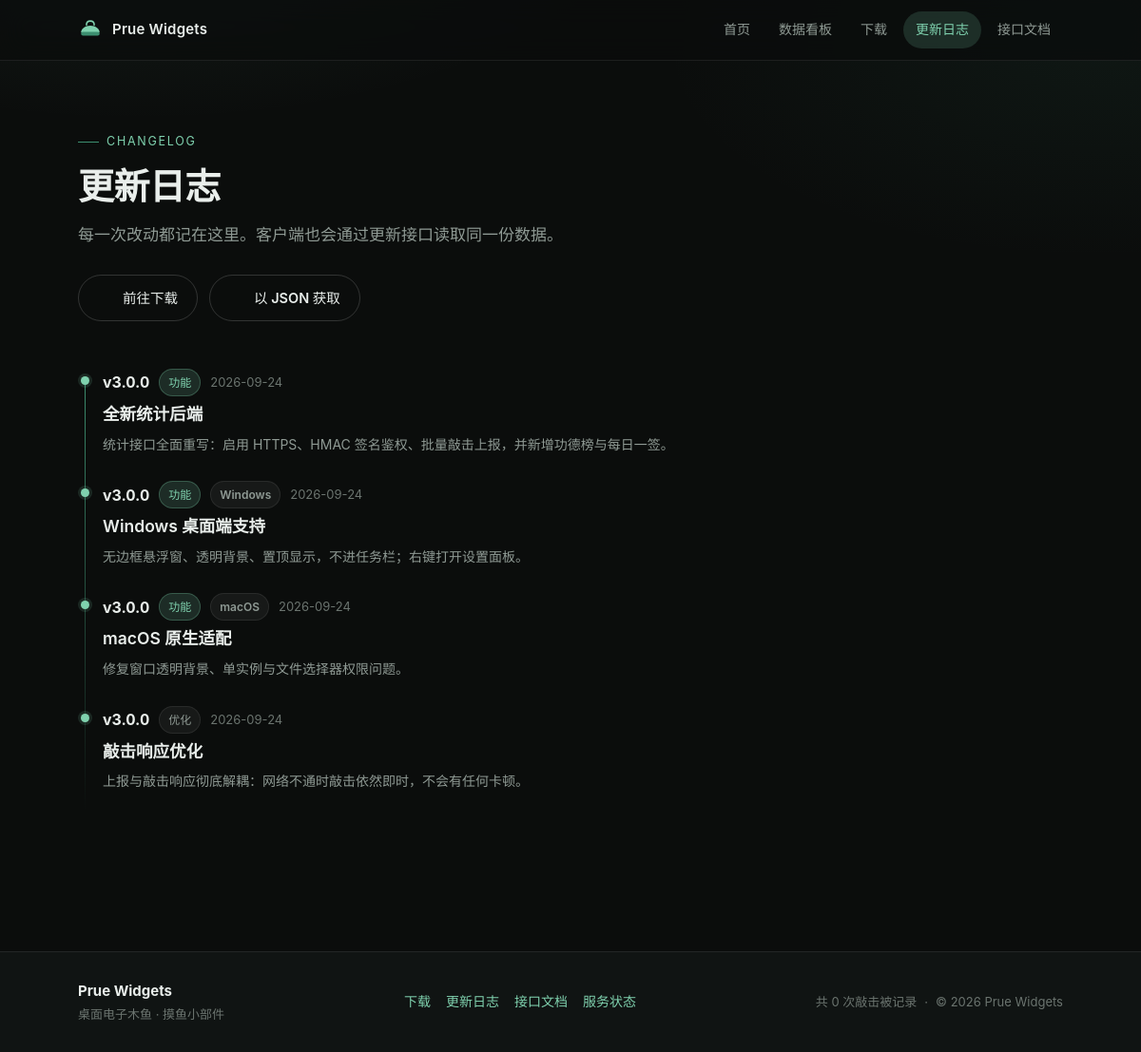
Screenshot of /changelog.php with the database file from the repository.
### tables this page shows
CREATE TABLE IF NOT EXISTS `changelog_entries` (
  `id` INT UNSIGNED NOT NULL AUTO_INCREMENT,
  `app_id` INT UNSIGNED NOT NULL DEFAULT 0 COMMENT '0=全局',
  `release_id` INT UNSIGNED NULL,
  `version` VARCHAR(24) NOT NULL DEFAULT '',
  `platform` VARCHAR(16) NOT NULL DEFAULT 'all',
  `channel` VARCHAR(16) NOT NULL DEFAULT 'release',
  `kind` VARCHAR(12) NOT NULL DEFAULT 'feature' COMMENT 'feature/fix/improve/notice/breaking',
  `title` VARCHAR(128) NOT NULL DEFAULT '',
  `body` TEXT,
  `released_at` DATE NOT NULL,
  `published` TINYINT NOT NULL DEFAULT 1,
  `sort_weight` INT NOT NULL DEFAULT 0,
  `created_at` DATETIME NOT NULL,
  PRIMARY KEY (`id`),
  KEY `idx_date` (`released_at`),
  KEY `idx_pub` (`published`,`released_at`)
);

### app/core/Db.php (called while the page is built, shortened)
<?php
final class Db
{
    private static $pdo = null;
    public static function pdo(): PDO
    {
        if (self::$pdo instanceof PDO) {
            return self::$pdo;
        }
        $c = cfg('db');
        $dsn = sprintf(
            'mysql:host=%s;port=%d;dbname=%s;charset=%s',
            $c['host'],
            (int) $c['port'],
            $c['name'],
            $c['charset'] ?? 'utf8mb4'
        );
        try {
            self::$pdo = new PDO($dsn, $c['user'], $c['pass'], [
                PDO::ATTR_ERRMODE            => PDO::ERRMODE_EXCEPTION,
                PDO::ATTR_DEFAULT_FETCH_MODE => PDO::FETCH_ASSOC,
                PDO::ATTR_EMULATE_PREPARES   => false,
                PDO::ATTR_STRINGIFY_FETCHES  => false,
                PDO::ATTR_TIMEOUT            => 3,
            ]);
            self::$pdo->exec("SET SESSION sql_mode='STRICT_TRANS_TABLES,NO_ENGINE_SUBSTITUTION'");
        } catch (PDOException $e) {
            self::$error = $e->getMessage();
            error_log('[wid] db connect failed: ' . $e->getMessage());
            throw new RuntimeException('数据库连接失败', 0, $e);
        }
        return self::$pdo;
    }
    public static function q(string $sql, array $params = []): \PDOStatement
    {
        $st = self::pdo()->prepare($sql);
        $st->execute($params);
        return $st;
    }
    public static function all(string $sql, array $params = []): array
    {
        return self::q($sql, $params)->fetchAll();
    }
    public static function value(string $sql, array $params = [], $default = null)
    {
        $v = self::q($sql, $params)->fetchColumn();
        return $v === false ? $default : $v;
    }
}

### app/model/Changelog.php (called while the page is built, shortened)
<?php
final class Changelog
{
    public static function forPublic(int $appId, ?string $platform = null, int $limit = 20): array
    {
        $limit = max(1, min(100, $limit));
        $where = ['published = 1'];
        $params = [];
        return Db::all(
            'SELECT id, version, platform, channel, kind, title, body, released_at
             FROM changelog_entries
             WHERE ' . implode(' AND ', $where) . '
             ORDER BY released_at DESC, sort_weight DESC, id DESC
             LIMIT ' . $limit,
            $params
        );
    }
}

### app/bootstrap.php (called while the page is built, shortened)
<?php
require_once WID_APP_DIR . '/core/Support.php';
spl_autoload_register(static function ($class) {
    $prefix = 'Wid\\';
    $rel = str_replace('\\', '/', substr($class, strlen($prefix)));
    $file = WID_APP_DIR . '/' . strtolower(dirname($rel)) . '/' . basename($rel) . '.php';
});
function wid_config(): array
{
    return $GLOBALS['WID_CONFIG'];
}
function cfg(string $path, $default = null)
{
    $node = wid_config();
    foreach (explode('.', $path) as $seg) {
        $node = $node[$seg];
    }
    return $node;
}

### app/model/AppKey.php (called while the page is built, shortened)
<?php
final class AppKey
{
    public static function defaultId(): int
    {
        return (int) Db::value('SELECT id FROM apps ORDER BY id ASC LIMIT 1', [], 0);
    }
}

### app/core/Support.php (called while the page is built, shortened)
<?php
function e($value): string
{
    return htmlspecialchars((string) $value, ENT_QUOTES | ENT_SUBSTITUTE, 'UTF-8');
}
function platform_label(string $platform): string
{
    $map = [
        'windows' => 'Windows', 'macos' => 'macOS', 'android' => 'Android',
        'ios' => 'iOS', 'web' => 'Web', 'linux' => 'Linux', 'other' => '其他',
    ];
    return $map[$platform] ?? $platform;
}

### app/view/components.php (the view, shortened to what this page needs)
<?php
function render_log_items(array $items, bool $timeline = true): string
{
    $kindLabel = [
        'feature' => ['功能', 'tag-jade'],
        'fix' => ['修复', 'tag-amber'],
        'improve' => ['优化', 'tag'],
        'notice' => ['公告', 'tag'],
        'breaking' => ['破坏性变更', 'tag-rose'],
    ];
    $html = $timeline ? '<div class="timeline">' : '<div>';
    foreach ($items as $item) {
        list($label, $cls) = $kindLabel[$item['kind'] ?? 'feature'] ?? ['更新', 'tag'];
        $html .= '<article class="log-item">';
        $html .= '<div class="log-head">';
        if (!empty($item['version'])) {
            $html .= '<span class="ver">v' . e($item['version']) . '</span>';
        }
        $html .= '<span class="tag ' . $cls . '">' . e($label) . '</span>';
        if (!empty($item['platform']) && $item['platform'] !== 'all') {
            $html .= '<span class="tag">' . e(platform_label($item['platform'])) . '</span>';
        }
        $html .= '<span class="date">' . e(date('Y-m-d', strtotime((string) $item['released_at']))) . '</span>';
        $html .= '</div>';
        $html .= '<h3 class="log-title">' . e($item['title']) . '</h3>';
        if (!empty($item['body'])) {
            $html .= '<div class="log-body">' . e($item['body']) . '</div>';
        }
        $html .= '</article>';
    }
    return $html . '</div>';
}

### assets/css/site.css (style rules this page uses)
:root { --bg: #0b0d0c; --bg-soft: #101413; --surface: #141918; --surface-2: #1a201e; --border: rgba(255, 255, 255, .08); --border-strong: rgba(255, 255, 255, .16); --text: #e9eeeb; --text-muted: #8f9a94; --text-dim: #6b746f; --jade: #7fd1ae; --jade-dim: #3d8f70; --jade-glow: rgba(127, 209, 174, .16); --amber: #e8b661; --rose: #e08585; --radius: 14px; --radius-sm: 10px; --shadow: 0 18px 42px rgba(0, 0, 0, .38); --font: -apple-system, BlinkMacSystemFont, "Segoe UI", "PingFang SC", "Hiragino Sans GB", "Microsoft YaHei", "Noto Sans SC", Roboto, "Helvetica Neue", Arial, sans-serif; --mono: ui-monospace, SFMono-Regular, "SF Mono", Menlo, Consolas, "Liberation Mono", monospace; }
* { box-sizing: border-box; }
html { -webkit-text-size-adjust: 100%; }
body { margin: 0; background: var(--bg); color: var(--text); font-family: var(--font); font-size: 15px; line-height: 1.75; -webkit-font-smoothing: antialiased; background-image: radial-gradient(900px 420px at 12% -12%, rgba(127, 209, 174, .10), transparent 62%), radial-gradient(760px 380px at 96% 4%, rgba(61, 143, 112, .08), transparent 60%); background-repeat: no-repeat; }
.tag { display: inline-flex; align-items: center; gap: 5px; padding: 3px 9px; border-radius: 999px; font-size: 12px; font-weight: 560; background: rgba(255, 255, 255, .05); color: var(--text-muted); border: 1px solid var(--border); }
.tag-jade { background: var(--jade-glow); color: var(--jade); border-color: rgba(127, 209, 174, .28); }
.timeline { position: relative; padding-left: 26px; }
.timeline::before { content: ''; position: absolute; left: 7px; top: 8px; bottom: 8px; width: 1px; background: linear-gradient(180deg, var(--jade-dim), transparent); }
.log-item { position: relative; padding: 0 0 26px; }
.log-item::before { content: ''; position: absolute; left: -23px; top: 8px; width: 9px; height: 9px; border-radius: 50%; background: var(--jade); box-shadow: 0 0 0 3px rgba(127, 209, 174, .14); }
.log-head { display: flex; align-items: center; gap: 10px; flex-wrap: wrap; margin-bottom: 4px; }
.log-head .ver { font-weight: 660; font-size: 16px; font-variant-numeric: tabular-nums; }
.log-head .date { color: var(--text-dim); font-size: 13px; }
.log-title { font-weight: 600; margin: 0 0 4px; }
.log-body { color: var(--text-muted); font-size: 14px; white-space: pre-wrap; }

### rows the page displays
changelog_entries: version "3.0.0", label "功能", released_at "2026-09-24", title "全新统计后端", body "统计接口全面重写：启用 HTTPS、HMAC 签名鉴权、批量敲击上报，并新增功德榜与每日一签。"
changelog_entries: version "3.0.0", label "功能", platform "Windows", released_at "2026-09-24", title "Windows 桌面端支持", body "无边框悬浮窗、透明背景、置顶显示，不进任务栏；右键打开设置面板。"
changelog_entries: version "3.0.0", label "功能", platform "macOS", released_at "2026-09-24", title "macOS 原生适配", body "修复窗口透明背景、单实例与文件选择器权限问题。"
changelog_entries: version "3.0.0", label "优化", released_at "2026-09-24", title "敲击响应优化", body "上报与敲击响应彻底解耦：网络不通时敲击依然即时，不会有任何卡顿。"

### other values shown
cfg('site.name') "Prue Widgets"
$label "首页"
$label "数据看板"
$label "下载"
$label "更新日志"
$label "接口文档"
cfg('site.subtitle') "桌面电子木鱼 · 摸鱼小部件"
num($totalTaps) "0"
